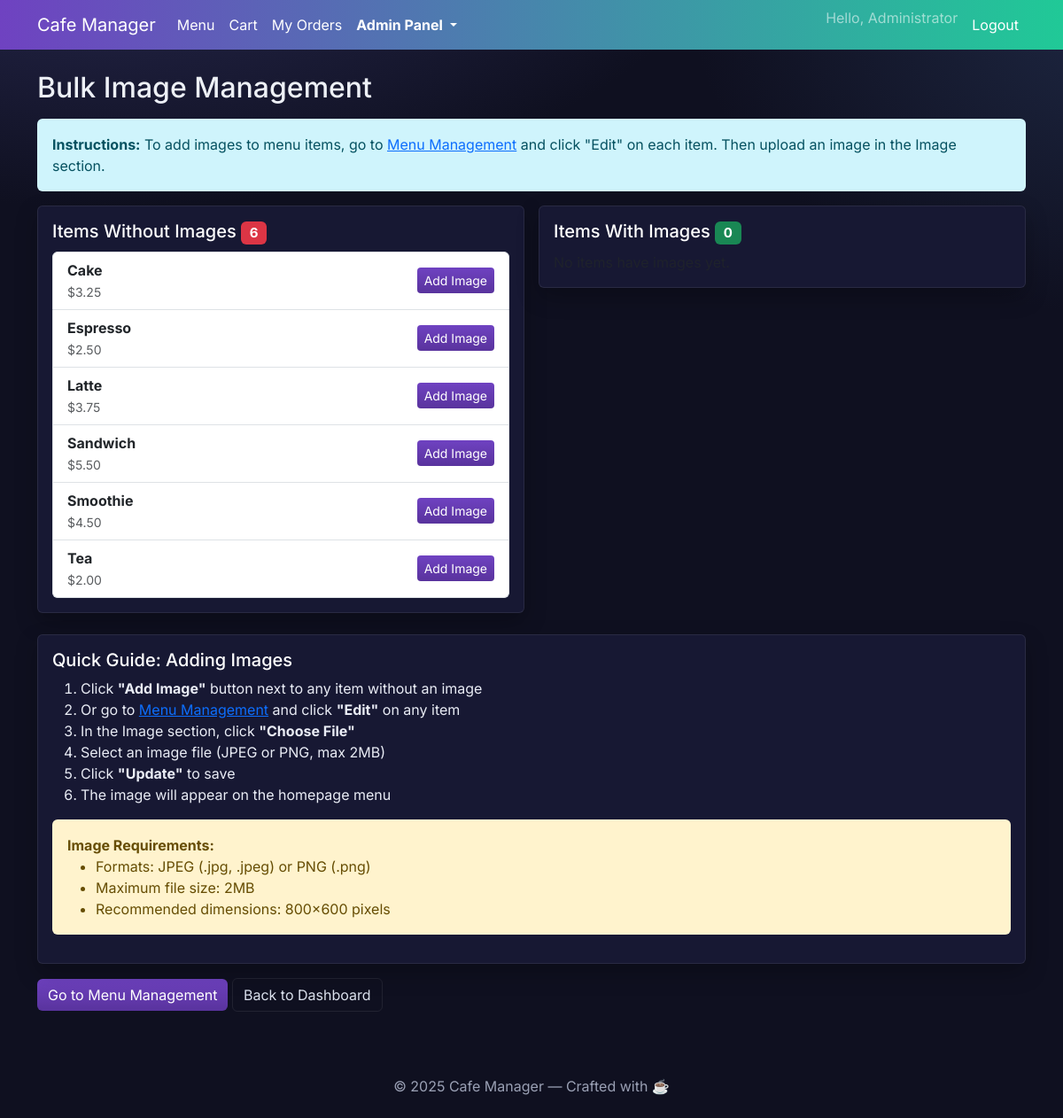
Screenshot of /admin/bulk_add_images.php (signed in) with the database file from the repository.
### tables this page shows
CREATE TABLE menu_items (
	id INT AUTO_INCREMENT PRIMARY KEY,
	name VARCHAR(150) NOT NULL,
	description TEXT NOT NULL,
	price DECIMAL(8,2) NOT NULL,
	image VARCHAR(255) NULL,
	available TINYINT(1) NOT NULL DEFAULT 1,
	created_at DATETIME NOT NULL
);

### inc/helpers.php (called while the page is built, shortened)
<?php
function e($value): string {
	return htmlspecialchars((string)$value, ENT_QUOTES, 'UTF-8');
}
function price_format(float $amount): string {
	return number_format($amount, 2, '.', '');
}

### admin/bulk_add_images.php (the view, shortened to what this page needs)
<?php
require_once __DIR__ . '/../inc/helpers.php';
$pdo = get_pdo();
$stmt = $pdo->query("SELECT id, name, description, price, image FROM menu_items ORDER BY name ASC");
$allItems = $stmt->fetchAll();
$itemsWithoutImages = array_filter($allItems, function($item) {
	return empty($item['image']);
});
$itemsWithImages = array_filter($allItems, function($item) {
	return !empty($item['image']);
});
include __DIR__ . '/../inc/header.php';
?>
<h2 class="mb-3">Bulk Image Management</h2>
<div class="alert alert-info">
	<p class="mb-0"><strong>Instructions:</strong> To add images to menu items, go to <a href="<?php echo e(BASE_URL); ?>/admin/menu.php">Menu Management</a> and click "Edit" on each item. Then upload an image in the Image section.</p>
</div>
<div class="row g-3">
	<div class="col-md-6">
		<div class="card shadow-sm">
			<div class="card-body">
				<h5 class="card-title">
					Items Without Images
					<span class="badge bg-danger"><?php echo count($itemsWithoutImages); ?></span>
				</h5>
				<?php if (empty($itemsWithoutImages)): ?>
					<p class="text-success mb-0">✓ All items have images!</p>
				<?php else: ?>
					<div class="list-group">
						<?php foreach ($itemsWithoutImages as $item): ?>
							<div class="list-group-item">
								<div class="d-flex justify-content-between align-items-center">
									<div>
										<strong><?php echo e($item['name']); ?></strong>
										<br>
										<small class="text-muted">$<?php echo e(price_format((float)$item['price'])); ?></small>
									</div>
									<a href="<?php echo e(BASE_URL); ?>/admin/menu_edit.php?id=<?php echo e((int)$item['id']); ?>" class="btn btn-sm btn-primary">Add Image</a>
								</div>
							</div>
						<?php endforeach; ?>
					</div>
				<?php endif; ?>
			</div>
		</div>
	</div>
	<div class="col-md-6">
		<div class="card shadow-sm">
			<div class="card-body">
				<h5 class="card-title">
					Items With Images
					<span class="badge bg-success"><?php echo count($itemsWithImages); ?></span>
				</h5>
				<?php if (empty($itemsWithImages)): ?>
					<p class="text-muted mb-0">No items have images yet.</p>
				<?php endif; ?>
			</div>
		</div>
	</div>
</div>
<div class="card mt-4 shadow-sm">
	<div class="card-body">
		<h5 class="card-title">Quick Guide: Adding Images</h5>
		<ol>
			<li>Click <strong>"Add Image"</strong> button next to any item without an image</li>
			<li>Or go to <a href="<?php echo e(BASE_URL); ?>/admin/menu.php">Menu Management</a> and click <strong>"Edit"</strong> on any item</li>
			<li>In the Image section, click <strong>"Choose File"</strong></li>
			<li>Select an image file (JPEG or PNG, max 2MB)</li>
			<li>Click <strong>"Update"</strong> to save</li>
			<li>The image will appear on the homepage menu</li>
		</ol>
		<div class="alert alert-warning mt-3">
			<strong>Image Requirements:</strong>
			<ul class="mb-0">
				<li>Formats: JPEG (.jpg, .jpeg) or PNG (.png)</li>
				<li>Maximum file size: 2MB</li>
				<li>Recommended dimensions: 800x600 pixels</li>
			</ul>
		</div>
	</div>
</div>
<div class="mt-3">
	<a href="<?php echo e(BASE_URL); ?>/admin/menu.php" class="btn btn-primary">Go to Menu Management</a>
	<a href="<?php echo e(BASE_URL); ?>/admin/dashboard.php" class="btn btn-outline-secondary">Back to Dashboard</a>
</div>
<?php include __DIR__ . '/../inc/footer.php'; ?>

### assets/style.css (style rules this page uses)
:root { --cm-primary:#6f42c1; --cm-primary-dark:#59339d; --cm-accent:#20c997; --cm-bg:#0f1020; --cm-surface:#171833; --cm-muted:#9aa0b4; --cm-border:rgba(255,255,255,.08); }
html,body { height:100%; }
body { background: radial-gradient(1200px 600px at 10% -10%, #2a2b55 0%, transparent 60%), radial-gradient(900px 600px at 110% 0%, #1f2945 0%, transparent 60%), var(--cm-bg); color:#edf0f6; }
.card { background-color: var(--cm-surface); border: 1px solid var(--cm-border); color:#e9ecf5; }
.card .card-title { color:#ffffff; }
.card.shadow-sm { box-shadow: 0 10px 24px rgba(0,0,0,.25) !important; }
.btn-primary { background: linear-gradient(180deg, var(--cm-primary), var(--cm-primary-dark)); border: 0; }
.btn-outline-secondary, .btn-outline-danger, .btn-outline-primary { border-color: var(--cm-border); color:#dbe1ed; }
.alert { border:1px solid var(--cm-border); }

### inc/header.php (style rules this page uses)
body { font-family:'Inter',system-ui,-apple-system,Segoe UI,Roboto,'Helvetica Neue',Arial,'Noto Sans', 'Apple Color Emoji','Segoe UI Emoji','Segoe UI Symbol'; }

### rows the page displays
menu_items: name "Cake", price "3.25"
menu_items: name "Espresso", price "2.50"
menu_items: name "Latte", price "3.75"
menu_items: name "Sandwich", price "5.50"
menu_items: name "Smoothie", price "4.50"
menu_items: name "Tea", price "2.00"

### other values shown
APP_NAME "Cafe Manager"
$_SESSION['user_name'] "Administrator"
count($itemsWithoutImages) "6"
count($itemsWithImages) "0"
